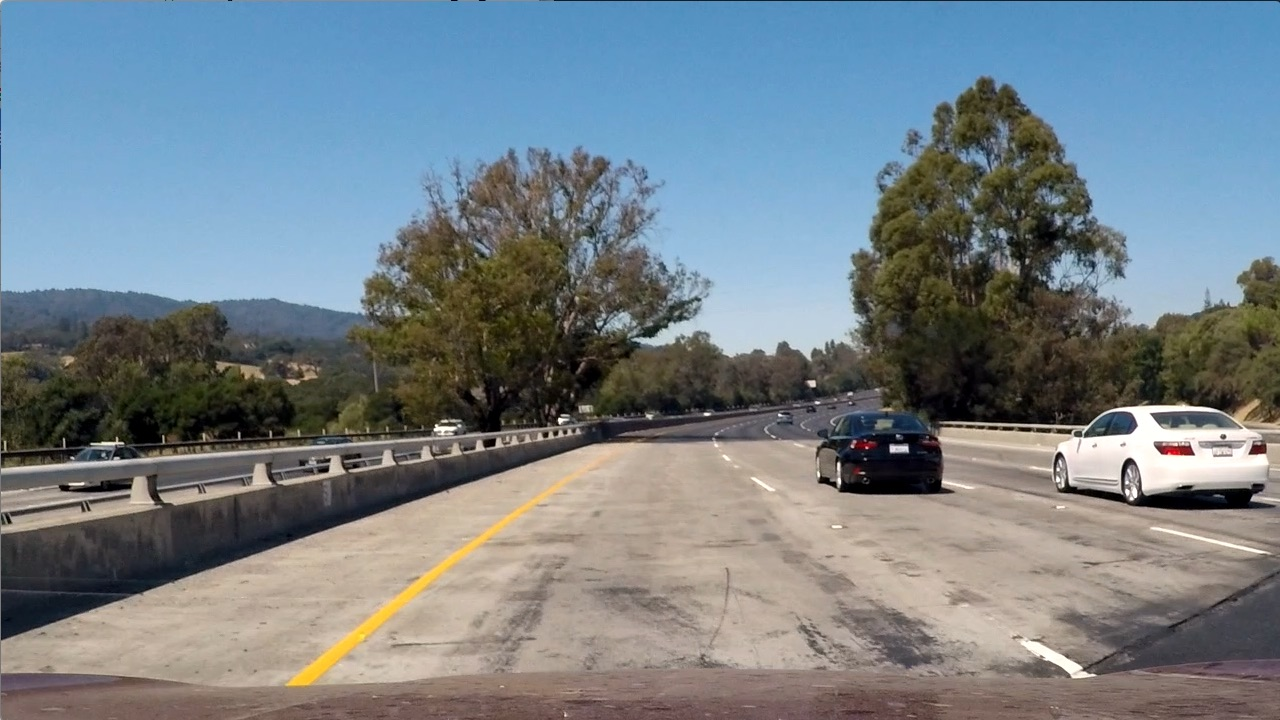
#> input picture test1.jpg, 1280 x 720 px, found by its file name
$ python 7_combined_hsl_sobel.py   (older library calls are emulated)
#> lines starting #> are read from the running program, lines starting #| are printed output that depends on the picture
import matplotlib.pyplot as plt
import matplotlib.image as mpimg
import cv2
import numpy as np

#Read an image
image = mpimg.imread('test1.jpg')
#> image is the input picture: shape (720, 1280, 3); mean R, G, B 117.5, 128.7, 135.5

#convert the image to hls and gray
image1 = np.copy(image)
hls = cv2.cvtColor(image1, cv2.COLOR_RGB2HLS)
#> hls: shape (720, 1280, 3); mean of channels 0, 1, 2 60.2, 126.7, 74.4
#gray = cv2.cvtColor(image, cv2.COLOR_RGB2GRAY)

def pipeline(img, s_thresh=(100, 255), sobelx_thresh = (20, 100)):

#> called with s_thresh = (100, 255), sobelx_thresh = (20, 100)
    s_channel = hls[:, :, 2]
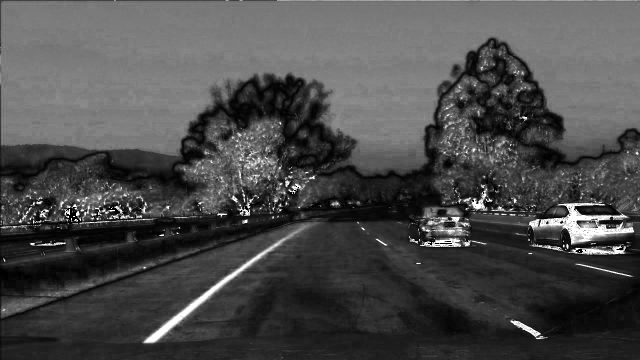
#> s_channel: shape (720, 1280) (shown at 1/2 size); min 0, max 255, mean 74.4

    sobelx = cv2.Sobel(s_channel, cv2.CV_64F, 1, 0)
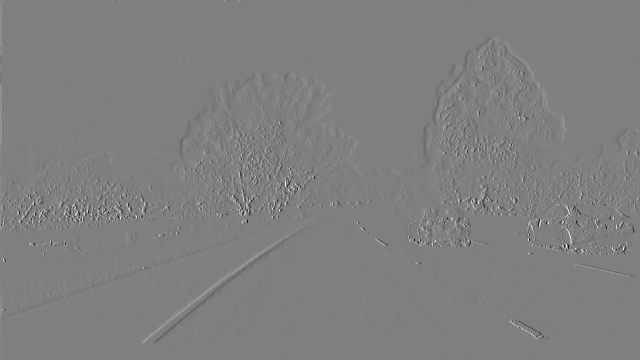
#> sobelx: shape (720, 1280) float64 (shown at 1/2 size); min -1020, max 1020, mean 0.2; drawn with min black and max white
    abs_sobelx = np.absolute(sobelx)
    scaled_sobel = np.uint8(255 * abs_sobelx / np.max(abs_sobelx))

    sx_binary = np.zeros_like(scaled_sobel)
    sx_binary[(scaled_sobel >= sobelx_thresh[0]) & (scaled_sobel <= sobelx_thresh[1])] = 1

    s_binary = np.zeros_like(s_channel)
    s_binary[(s_channel >= s_thresh[0]) & (s_channel >= s_thresh[1])] = 1

    color_binary = np.dstack((np.zeros_like(sx_binary), sx_binary, s_binary)) * 255

    combined_binary = np.zeros_like(sx_binary)
    combined_binary[(s_binary == 1) | (sx_binary == 1)] = 1

    return color_binary, combined_binary

result1, result2 = pipeline(image)
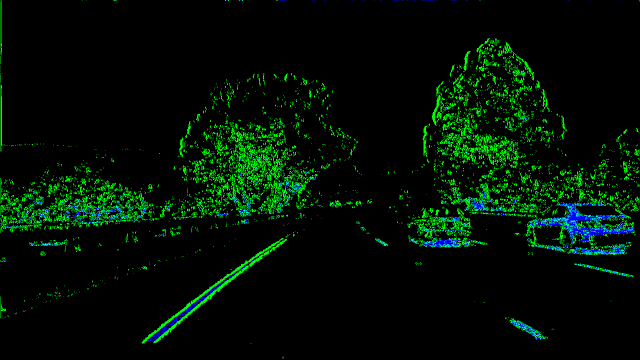
#> result1: shape (720, 1280, 3) (shown at 1/2 size); mean R, G, B 0, 15.9, 3.2
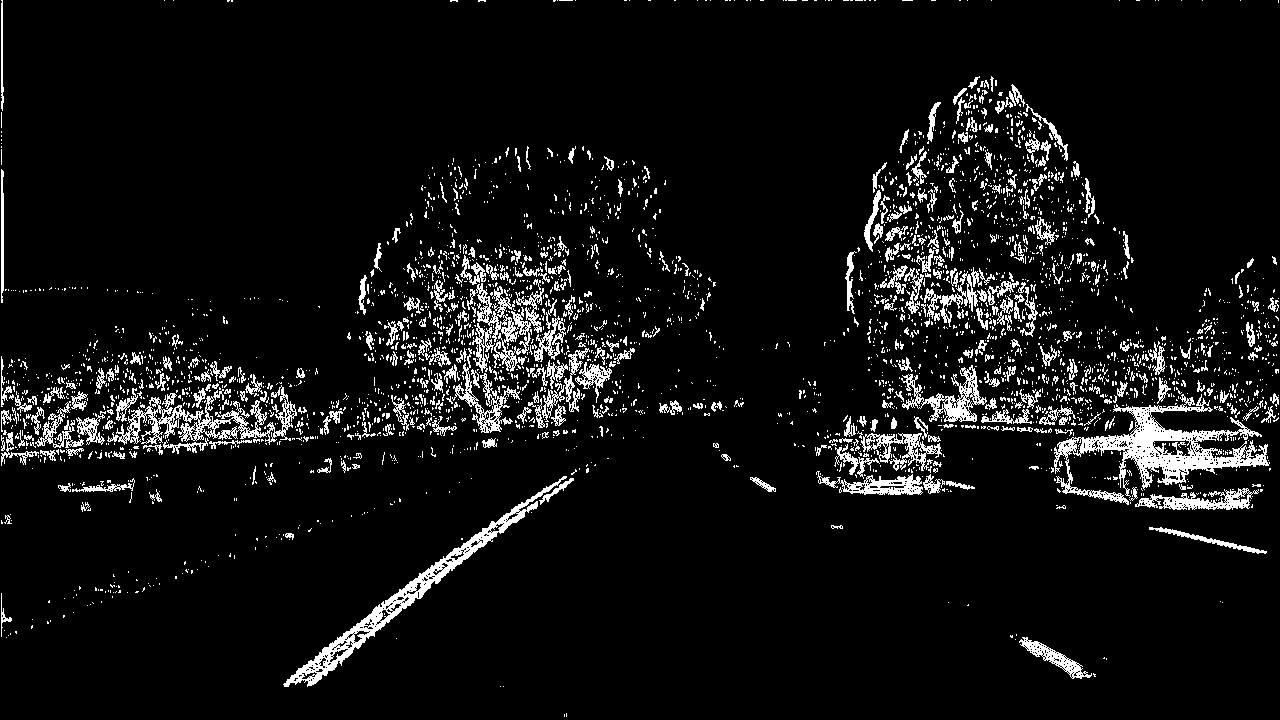
#> result2: shape (720, 1280); values 0 (black) and 1 (white), 7% white in thin lines or dots

# Plot the result
f, (ax1, ax2, ax3) = plt.subplots(1, 3, figsize=(24, 9))
f.tight_layout()

ax1.imshow(image)
ax1.set_title('Original Image', fontsize=40)

ax2.imshow(result1)
ax2.set_title('Pipeline Result', fontsize=40)

ax3.imshow(result2, cmap = 'gray')
ax3.set_title('Pipeline Result', fontsize=40)

plt.subplots_adjust(left=0., right=1, top=0.9, bottom=0.)
plt.show()

$ run again, with test4.jpg copied over test1.jpg
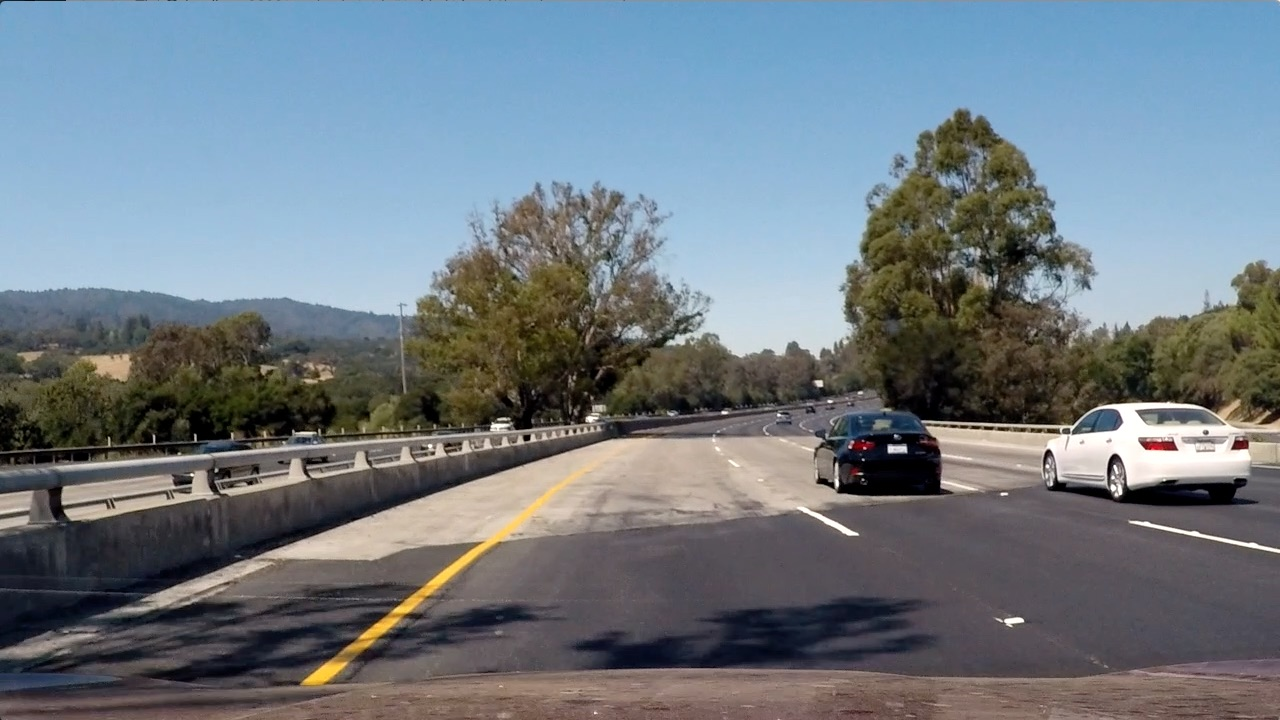
#> input picture test4.jpg, 1280 x 720 px, found by its file name
#> image is the input picture: shape (720, 1280, 3); mean R, G, B 112.2, 122.7, 130.9
#> hls: shape (720, 1280, 3); mean of channels 0, 1, 2 80.5, 121.4, 71.8
#> in pipeline, `sobelx = cv2.Sobel(s_channel, cv2.CV_64F, 1, 0)`:
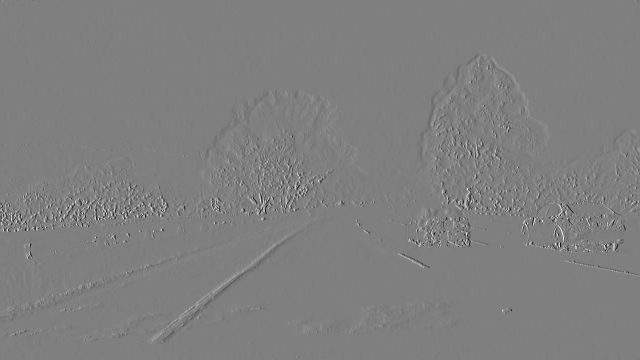
#> sobelx: shape (720, 1280) float64 (shown at 1/2 size); min -1020, max 1020, mean 0; drawn with min black and max white
#> `result1, result2 = pipeline(image)`:
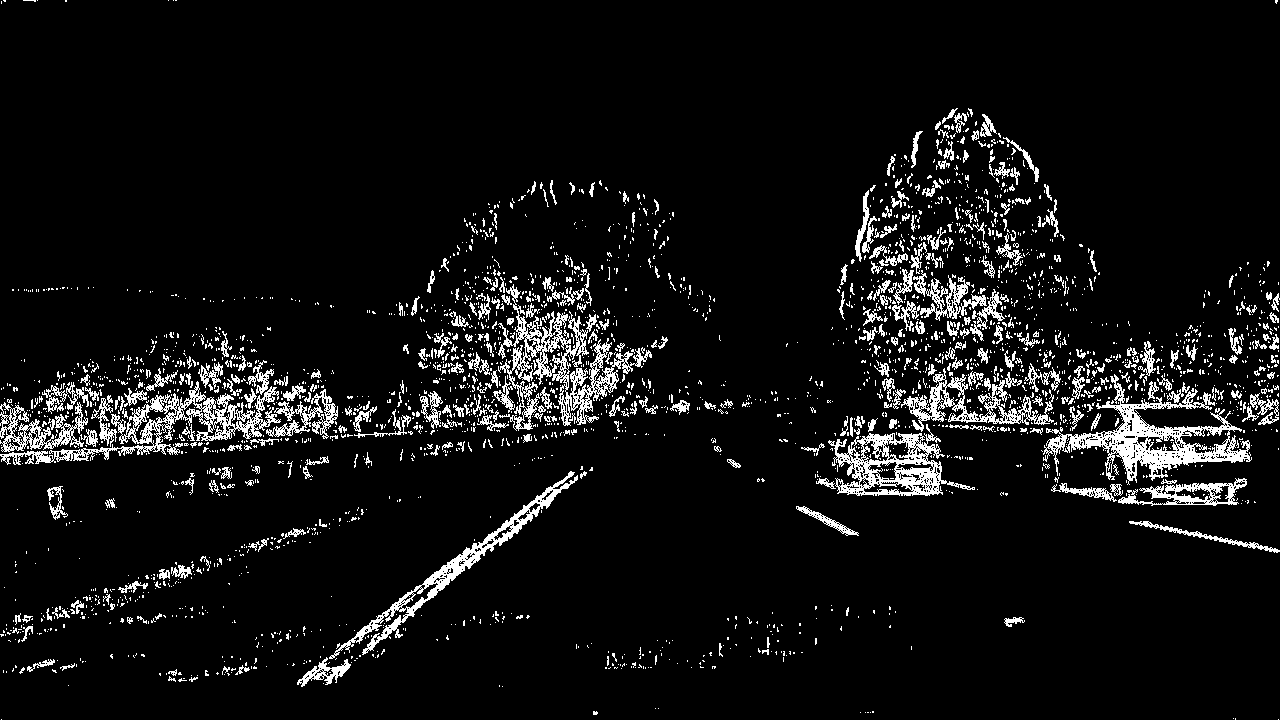
#> result2: shape (720, 1280); values 0 (black) and 1 (white), 7.2% white in thin lines or dots

$ run again, with test6.jpg copied over test1.jpg
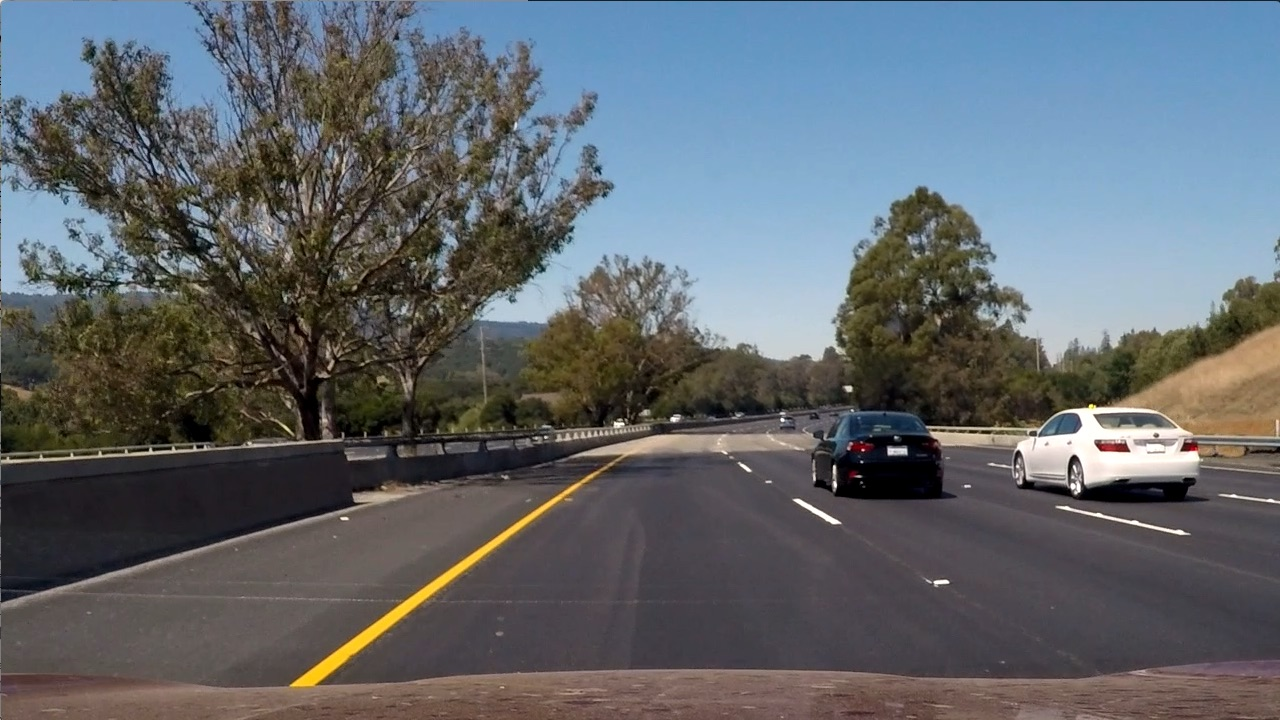
#> input picture test6.jpg, 1280 x 720 px, found by its file name
#> image is the input picture: shape (720, 1280, 3); mean R, G, B 97, 102.6, 107.9
#> hls: shape (720, 1280, 3); mean of channels 0, 1, 2 76.7, 102.2, 57.5
#> in pipeline, `sobelx = cv2.Sobel(s_channel, cv2.CV_64F, 1, 0)`:
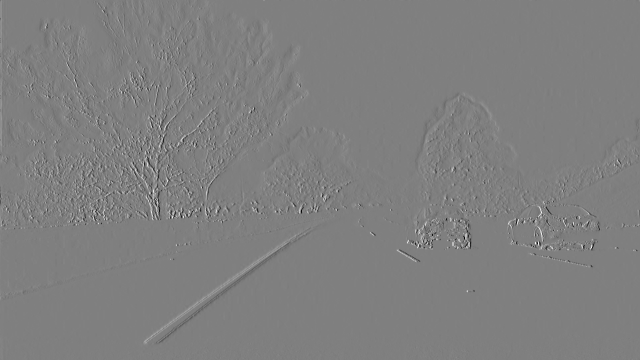
#> sobelx: shape (720, 1280) float64 (shown at 1/2 size); min -1020, max 1020, mean 0.2; drawn with min black and max white
#> `result1, result2 = pipeline(image)`:
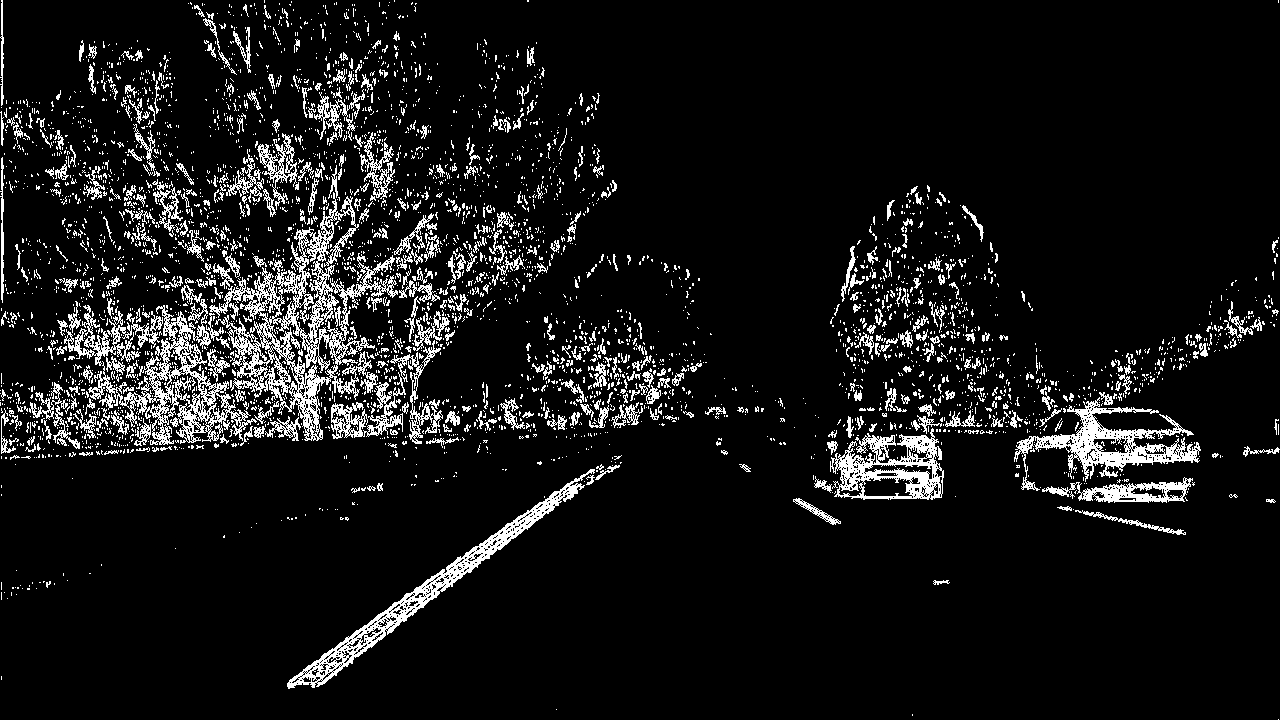
#> result2: shape (720, 1280); values 0 (black) and 1 (white), 8.7% white in thin lines or dots
